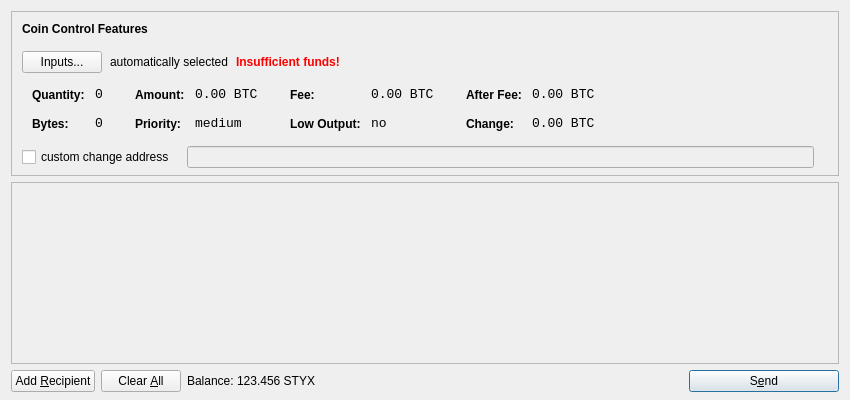
<?xml version="1.0" encoding="UTF-8"?>
<ui version="4.0">
 <class>SendCoinsDialog</class>
 <widget class="QDialog" name="SendCoinsDialog">
  <property name="geometry">
   <rect>
    <x>0</x>
    <y>0</y>
    <width>850</width>
    <height>400</height>
   </rect>
  </property>
  <property name="windowTitle">
   <string>Send Coins</string>
  </property>
  <layout class="QVBoxLayout" name="verticalLayout" stretch="0,1,0">
   <property name="bottomMargin">
    <number>8</number>
   </property>
   <item>
    <widget class="QFrame" name="frameCoinControl">
     <property name="sizePolicy">
      <sizepolicy hsizetype="Expanding" vsizetype="Expanding">
       <horstretch>0</horstretch>
       <verstretch>0</verstretch>
      </sizepolicy>
     </property>
     <property name="maximumSize">
      <size>
       <width>16777215</width>
       <height>16777215</height>
      </size>
     </property>
     <property name="frameShape">
      <enum>QFrame::StyledPanel</enum>
     </property>
     <property name="frameShadow">
      <enum>QFrame::Sunken</enum>
     </property>
     <layout class="QVBoxLayout" name="verticalLayoutCoinControl2">
      <property name="spacing">
       <number>-1</number>
      </property>
      <property name="leftMargin">
       <number>0</number>
      </property>
      <property name="topMargin">
       <number>0</number>
      </property>
      <property name="rightMargin">
       <number>0</number>
      </property>
      <property name="bottomMargin">
       <number>6</number>
      </property>
      <item>
       <layout class="QVBoxLayout" name="verticalLayoutCoinControl" stretch="0,0,0,0,1">
        <property name="spacing">
         <number>0</number>
        </property>
        <property name="leftMargin">
         <number>10</number>
        </property>
        <property name="topMargin">
         <number>10</number>
        </property>
        <item>
         <layout class="QHBoxLayout" name="horizontalLayoutCoinControl1">
          <property name="bottomMargin">
           <number>15</number>
          </property>
          <item>
           <widget class="QLabel" name="labelCoinControlFeatures">
            <property name="sizePolicy">
             <sizepolicy hsizetype="Preferred" vsizetype="Maximum">
              <horstretch>0</horstretch>
              <verstretch>0</verstretch>
             </sizepolicy>
            </property>
            <property name="font">
             <font>
              <weight>75</weight>
              <bold>true</bold>
             </font>
            </property>
            <property name="styleSheet">
             <string notr="true">font-weight:bold;</string>
            </property>
            <property name="text">
             <string>Coin Control Features</string>
            </property>
           </widget>
          </item>
         </layout>
        </item>
        <item>
         <layout class="QHBoxLayout" name="horizontalLayoutCoinControl2" stretch="0,0,0,0">
          <property name="spacing">
           <number>8</number>
          </property>
          <property name="bottomMargin">
           <number>10</number>
          </property>
          <item>
           <widget class="QPushButton" name="pushButtonCoinControl">
            <property name="styleSheet">
             <string notr="true"/>
            </property>
            <property name="text">
             <string>Inputs...</string>
            </property>
           </widget>
          </item>
          <item>
           <widget class="QLabel" name="labelCoinControlAutomaticallySelected">
            <property name="text">
             <string>automatically selected</string>
            </property>
            <property name="margin">
             <number>5</number>
            </property>
           </widget>
          </item>
          <item>
           <widget class="QLabel" name="labelCoinControlInsuffFunds">
            <property name="font">
             <font>
              <weight>75</weight>
              <bold>true</bold>
             </font>
            </property>
            <property name="styleSheet">
             <string notr="true">color:red;font-weight:bold;</string>
            </property>
            <property name="text">
             <string>Insufficient funds!</string>
            </property>
            <property name="margin">
             <number>5</number>
            </property>
           </widget>
          </item>
          <item>
           <spacer name="horizontalSpacerCoinControl">
            <property name="orientation">
             <enum>Qt::Horizontal</enum>
            </property>
            <property name="sizeHint" stdset="0">
             <size>
              <width>40</width>
              <height>1</height>
             </size>
            </property>
           </spacer>
          </item>
         </layout>
        </item>
        <item>
         <widget class="QWidget" name="widgetCoinControl" native="true">
          <property name="sizePolicy">
           <sizepolicy hsizetype="Preferred" vsizetype="Preferred">
            <horstretch>0</horstretch>
            <verstretch>0</verstretch>
           </sizepolicy>
          </property>
          <property name="minimumSize">
           <size>
            <width>0</width>
            <height>0</height>
           </size>
          </property>
          <property name="styleSheet">
           <string notr="true"/>
          </property>
          <layout class="QHBoxLayout" name="horizontalLayoutCoinControl5">
           <property name="margin">
            <number>0</number>
           </property>
           <item>
            <layout class="QHBoxLayout" name="horizontalLayoutCoinControl3" stretch="0,0,0,1">
             <property name="spacing">
              <number>20</number>
             </property>
             <property name="topMargin">
              <number>0</number>
             </property>
             <property name="bottomMargin">
              <number>10</number>
             </property>
             <item>
              <layout class="QFormLayout" name="formLayoutCoinControl1">
               <property name="horizontalSpacing">
                <number>10</number>
               </property>
               <property name="verticalSpacing">
                <number>14</number>
               </property>
               <property name="leftMargin">
                <number>10</number>
               </property>
               <property name="topMargin">
                <number>4</number>
               </property>
               <property name="rightMargin">
                <number>6</number>
               </property>
               <item row="0" column="0">
                <widget class="QLabel" name="labelCoinControlQuantityText">
                 <property name="styleSheet">
                  <string notr="true">font-weight:bold;</string>
                 </property>
                 <property name="text">
                  <string>Quantity:</string>
                 </property>
                 <property name="margin">
                  <number>0</number>
                 </property>
                </widget>
               </item>
               <item row="0" column="1">
                <widget class="QLabel" name="labelCoinControlQuantity">
                 <property name="font">
                  <font>
                   <family>Monospace</family>
                   <pointsize>10</pointsize>
                  </font>
                 </property>
                 <property name="cursor">
                  <cursorShape>IBeamCursor</cursorShape>
                 </property>
                 <property name="contextMenuPolicy">
                  <enum>Qt::ActionsContextMenu</enum>
                 </property>
                 <property name="text">
                  <string notr="true">0</string>
                 </property>
                 <property name="margin">
                  <number>0</number>
                 </property>
                 <property name="textInteractionFlags">
                  <set>Qt::LinksAccessibleByMouse|Qt::TextSelectableByKeyboard|Qt::TextSelectableByMouse</set>
                 </property>
                </widget>
               </item>
               <item row="1" column="0">
                <widget class="QLabel" name="labelCoinControlBytesText">
                 <property name="styleSheet">
                  <string notr="true">font-weight:bold;</string>
                 </property>
                 <property name="text">
                  <string>Bytes:</string>
                 </property>
                </widget>
               </item>
               <item row="1" column="1">
                <widget class="QLabel" name="labelCoinControlBytes">
                 <property name="font">
                  <font>
                   <family>Monospace</family>
                   <pointsize>10</pointsize>
                  </font>
                 </property>
                 <property name="cursor">
                  <cursorShape>IBeamCursor</cursorShape>
                 </property>
                 <property name="contextMenuPolicy">
                  <enum>Qt::ActionsContextMenu</enum>
                 </property>
                 <property name="text">
                  <string notr="true">0</string>
                 </property>
                 <property name="textInteractionFlags">
                  <set>Qt::LinksAccessibleByMouse|Qt::TextSelectableByKeyboard|Qt::TextSelectableByMouse</set>
                 </property>
                </widget>
               </item>
              </layout>
             </item>
             <item>
              <layout class="QFormLayout" name="formLayoutCoinControl2">
               <property name="horizontalSpacing">
                <number>10</number>
               </property>
               <property name="verticalSpacing">
                <number>14</number>
               </property>
               <property name="leftMargin">
                <number>6</number>
               </property>
               <property name="topMargin">
                <number>4</number>
               </property>
               <property name="rightMargin">
                <number>6</number>
               </property>
               <item row="0" column="0">
                <widget class="QLabel" name="labelCoinControlAmountText">
                 <property name="styleSheet">
                  <string notr="true">font-weight:bold;</string>
                 </property>
                 <property name="text">
                  <string>Amount:</string>
                 </property>
                 <property name="margin">
                  <number>0</number>
                 </property>
                </widget>
               </item>
               <item row="0" column="1">
                <widget class="QLabel" name="labelCoinControlAmount">
                 <property name="font">
                  <font>
                   <family>Monospace</family>
                   <pointsize>10</pointsize>
                  </font>
                 </property>
                 <property name="cursor">
                  <cursorShape>IBeamCursor</cursorShape>
                 </property>
                 <property name="contextMenuPolicy">
                  <enum>Qt::ActionsContextMenu</enum>
                 </property>
                 <property name="text">
                  <string notr="true">0.00 BTC</string>
                 </property>
                 <property name="textInteractionFlags">
                  <set>Qt::LinksAccessibleByMouse|Qt::TextSelectableByKeyboard|Qt::TextSelectableByMouse</set>
                 </property>
                </widget>
               </item>
               <item row="1" column="0">
                <widget class="QLabel" name="labelCoinControlPriorityText">
                 <property name="styleSheet">
                  <string notr="true">font-weight:bold;</string>
                 </property>
                 <property name="text">
                  <string>Priority:</string>
                 </property>
                </widget>
               </item>
               <item row="1" column="1">
                <widget class="QLabel" name="labelCoinControlPriority">
                 <property name="font">
                  <font>
                   <family>Monospace</family>
                   <pointsize>10</pointsize>
                  </font>
                 </property>
                 <property name="cursor">
                  <cursorShape>IBeamCursor</cursorShape>
                 </property>
                 <property name="contextMenuPolicy">
                  <enum>Qt::ActionsContextMenu</enum>
                 </property>
                 <property name="text">
                  <string>medium</string>
                 </property>
                 <property name="textInteractionFlags">
                  <set>Qt::LinksAccessibleByMouse|Qt::TextSelectableByKeyboard|Qt::TextSelectableByMouse</set>
                 </property>
                </widget>
               </item>
              </layout>
             </item>
             <item>
              <layout class="QFormLayout" name="formLayoutCoinControl3">
               <property name="horizontalSpacing">
                <number>10</number>
               </property>
               <property name="verticalSpacing">
                <number>14</number>
               </property>
               <property name="leftMargin">
                <number>6</number>
               </property>
               <property name="topMargin">
                <number>4</number>
               </property>
               <property name="rightMargin">
                <number>6</number>
               </property>
               <item row="0" column="0">
                <widget class="QLabel" name="labelCoinControlFeeText">
                 <property name="styleSheet">
                  <string notr="true">font-weight:bold;</string>
                 </property>
                 <property name="text">
                  <string>Fee:</string>
                 </property>
                 <property name="margin">
                  <number>0</number>
                 </property>
                </widget>
               </item>
               <item row="0" column="1">
                <widget class="QLabel" name="labelCoinControlFee">
                 <property name="font">
                  <font>
                   <family>Monospace</family>
                   <pointsize>10</pointsize>
                  </font>
                 </property>
                 <property name="cursor">
                  <cursorShape>IBeamCursor</cursorShape>
                 </property>
                 <property name="contextMenuPolicy">
                  <enum>Qt::ActionsContextMenu</enum>
                 </property>
                 <property name="text">
                  <string notr="true">0.00 BTC</string>
                 </property>
                 <property name="textInteractionFlags">
                  <set>Qt::LinksAccessibleByMouse|Qt::TextSelectableByKeyboard|Qt::TextSelectableByMouse</set>
                 </property>
                </widget>
               </item>
               <item row="1" column="0">
                <widget class="QLabel" name="labelCoinControlLowOutputText">
                 <property name="styleSheet">
                  <string notr="true">font-weight:bold;</string>
                 </property>
                 <property name="text">
                  <string>Low Output:</string>
                 </property>
                </widget>
               </item>
               <item row="1" column="1">
                <widget class="QLabel" name="labelCoinControlLowOutput">
                 <property name="font">
                  <font>
                   <family>Monospace</family>
                   <pointsize>10</pointsize>
                  </font>
                 </property>
                 <property name="cursor">
                  <cursorShape>IBeamCursor</cursorShape>
                 </property>
                 <property name="contextMenuPolicy">
                  <enum>Qt::ActionsContextMenu</enum>
                 </property>
                 <property name="text">
                  <string>no</string>
                 </property>
                 <property name="textInteractionFlags">
                  <set>Qt::LinksAccessibleByMouse|Qt::TextSelectableByKeyboard|Qt::TextSelectableByMouse</set>
                 </property>
                </widget>
               </item>
              </layout>
             </item>
             <item>
              <layout class="QFormLayout" name="formLayoutCoinControl4">
               <property name="horizontalSpacing">
                <number>10</number>
               </property>
               <property name="verticalSpacing">
                <number>14</number>
               </property>
               <property name="leftMargin">
                <number>6</number>
               </property>
               <property name="topMargin">
                <number>4</number>
               </property>
               <property name="rightMargin">
                <number>6</number>
               </property>
               <item row="0" column="0">
                <widget class="QLabel" name="labelCoinControlAfterFeeText">
                 <property name="styleSheet">
                  <string notr="true">font-weight:bold;</string>
                 </property>
                 <property name="text">
                  <string>After Fee:</string>
                 </property>
                 <property name="margin">
                  <number>0</number>
                 </property>
                </widget>
               </item>
               <item row="0" column="1">
                <widget class="QLabel" name="labelCoinControlAfterFee">
                 <property name="font">
                  <font>
                   <family>Monospace</family>
                   <pointsize>10</pointsize>
                  </font>
                 </property>
                 <property name="cursor">
                  <cursorShape>IBeamCursor</cursorShape>
                 </property>
                 <property name="contextMenuPolicy">
                  <enum>Qt::ActionsContextMenu</enum>
                 </property>
                 <property name="text">
                  <string notr="true">0.00 BTC</string>
                 </property>
                 <property name="textInteractionFlags">
                  <set>Qt::LinksAccessibleByMouse|Qt::TextSelectableByKeyboard|Qt::TextSelectableByMouse</set>
                 </property>
                </widget>
               </item>
               <item row="1" column="0">
                <widget class="QLabel" name="labelCoinControlChangeText">
                 <property name="styleSheet">
                  <string notr="true">font-weight:bold;</string>
                 </property>
                 <property name="text">
                  <string>Change:</string>
                 </property>
                </widget>
               </item>
               <item row="1" column="1">
                <widget class="QLabel" name="labelCoinControlChange">
                 <property name="font">
                  <font>
                   <family>Monospace</family>
                   <pointsize>10</pointsize>
                  </font>
                 </property>
                 <property name="cursor">
                  <cursorShape>IBeamCursor</cursorShape>
                 </property>
                 <property name="contextMenuPolicy">
                  <enum>Qt::ActionsContextMenu</enum>
                 </property>
                 <property name="text">
                  <string notr="true">0.00 BTC</string>
                 </property>
                 <property name="textInteractionFlags">
                  <set>Qt::LinksAccessibleByMouse|Qt::TextSelectableByKeyboard|Qt::TextSelectableByMouse</set>
                 </property>
                </widget>
               </item>
              </layout>
             </item>
            </layout>
           </item>
          </layout>
         </widget>
        </item>
        <item>
         <layout class="QHBoxLayout" name="horizontalLayoutCoinControl4" stretch="0,0,0">
          <property name="spacing">
           <number>12</number>
          </property>
          <property name="sizeConstraint">
           <enum>QLayout::SetDefaultConstraint</enum>
          </property>
          <property name="topMargin">
           <number>5</number>
          </property>
          <property name="rightMargin">
           <number>5</number>
          </property>
          <item>
           <widget class="QCheckBox" name="checkBoxCoinControlChange">
            <property name="text">
             <string>custom change address</string>
            </property>
           </widget>
          </item>
          <item>
           <widget class="QLineEdit" name="lineEditCoinControlChange">
            <property name="enabled">
             <bool>false</bool>
            </property>
            <property name="sizePolicy">
             <sizepolicy hsizetype="Expanding" vsizetype="Fixed">
              <horstretch>0</horstretch>
              <verstretch>0</verstretch>
             </sizepolicy>
            </property>
           </widget>
          </item>
          <item>
           <widget class="QLabel" name="labelCoinControlChangeLabel">
            <property name="sizePolicy">
             <sizepolicy hsizetype="Preferred" vsizetype="Expanding">
              <horstretch>0</horstretch>
              <verstretch>0</verstretch>
             </sizepolicy>
            </property>
            <property name="minimumSize">
             <size>
              <width>0</width>
              <height>0</height>
             </size>
            </property>
            <property name="text">
             <string/>
            </property>
            <property name="margin">
             <number>3</number>
            </property>
           </widget>
          </item>
         </layout>
        </item>
        <item>
         <spacer name="verticalSpacerCoinControl">
          <property name="orientation">
           <enum>Qt::Vertical</enum>
          </property>
          <property name="sizeHint" stdset="0">
           <size>
            <width>800</width>
            <height>1</height>
           </size>
          </property>
         </spacer>
        </item>
       </layout>
      </item>
     </layout>
    </widget>
   </item>
   <item>
    <widget class="QScrollArea" name="scrollArea">
     <property name="widgetResizable">
      <bool>true</bool>
     </property>
     <widget class="QWidget" name="scrollAreaWidgetContents">
      <property name="geometry">
       <rect>
        <x>0</x>
        <y>0</y>
        <width>830</width>
        <height>165</height>
       </rect>
      </property>
      <layout class="QVBoxLayout" name="verticalLayout_2">
       <property name="margin">
        <number>0</number>
       </property>
       <item>
        <layout class="QVBoxLayout" name="entries">
         <property name="spacing">
          <number>6</number>
         </property>
        </layout>
       </item>
       <item>
        <spacer name="verticalSpacer">
         <property name="orientation">
          <enum>Qt::Vertical</enum>
         </property>
         <property name="sizeHint" stdset="0">
          <size>
           <width>20</width>
           <height>40</height>
          </size>
         </property>
        </spacer>
       </item>
      </layout>
     </widget>
    </widget>
   </item>
   <item>
    <layout class="QHBoxLayout" name="horizontalLayout">
     <item>
      <widget class="QPushButton" name="addButton">
       <property name="toolTip">
        <string>Send to multiple recipients at once</string>
       </property>
       <property name="text">
        <string>Add &amp;Recipient</string>
       </property>
       <property name="icon">
        <iconset resource="../bitcoin.qrc">
         <normaloff>:/icons/add</normaloff>:/icons/add</iconset>
       </property>
       <property name="autoDefault">
        <bool>false</bool>
       </property>
      </widget>
     </item>
     <item>
      <widget class="QPushButton" name="clearButton">
       <property name="sizePolicy">
        <sizepolicy hsizetype="Minimum" vsizetype="Fixed">
         <horstretch>0</horstretch>
         <verstretch>0</verstretch>
        </sizepolicy>
       </property>
       <property name="toolTip">
        <string>Remove all transaction fields</string>
       </property>
       <property name="text">
        <string>Clear &amp;All</string>
       </property>
       <property name="icon">
        <iconset resource="../bitcoin.qrc">
         <normaloff>:/icons/remove</normaloff>:/icons/remove</iconset>
       </property>
       <property name="autoRepeatDelay">
        <number>300</number>
       </property>
       <property name="autoDefault">
        <bool>false</bool>
       </property>
      </widget>
     </item>
     <item>
      <layout class="QHBoxLayout" name="horizontalLayout_2">
       <property name="spacing">
        <number>3</number>
       </property>
       <item>
        <widget class="QLabel" name="label">
         <property name="text">
          <string>Balance:</string>
         </property>
        </widget>
       </item>
       <item>
        <widget class="QLabel" name="labelBalance">
         <property name="cursor">
          <cursorShape>IBeamCursor</cursorShape>
         </property>
         <property name="text">
          <string>123.456 STYX</string>
         </property>
         <property name="textInteractionFlags">
          <set>Qt::LinksAccessibleByMouse|Qt::TextSelectableByKeyboard|Qt::TextSelectableByMouse</set>
         </property>
        </widget>
       </item>
      </layout>
     </item>
     <item>
      <spacer name="horizontalSpacer">
       <property name="orientation">
        <enum>Qt::Horizontal</enum>
       </property>
       <property name="sizeHint" stdset="0">
        <size>
         <width>40</width>
         <height>20</height>
        </size>
       </property>
      </spacer>
     </item>
     <item>
      <widget class="QPushButton" name="sendButton">
       <property name="minimumSize">
        <size>
         <width>150</width>
         <height>0</height>
        </size>
       </property>
       <property name="toolTip">
        <string>Confirm the send action</string>
       </property>
       <property name="text">
        <string>S&amp;end</string>
       </property>
       <property name="icon">
        <iconset resource="../bitcoin.qrc">
         <normaloff>:/icons/send</normaloff>:/icons/send</iconset>
       </property>
       <property name="default">
        <bool>true</bool>
       </property>
      </widget>
     </item>
    </layout>
   </item>
  </layout>
 </widget>
 <resources>
  <include location="../bitcoin.qrc"/>
 </resources>
 <connections/>
</ui>
